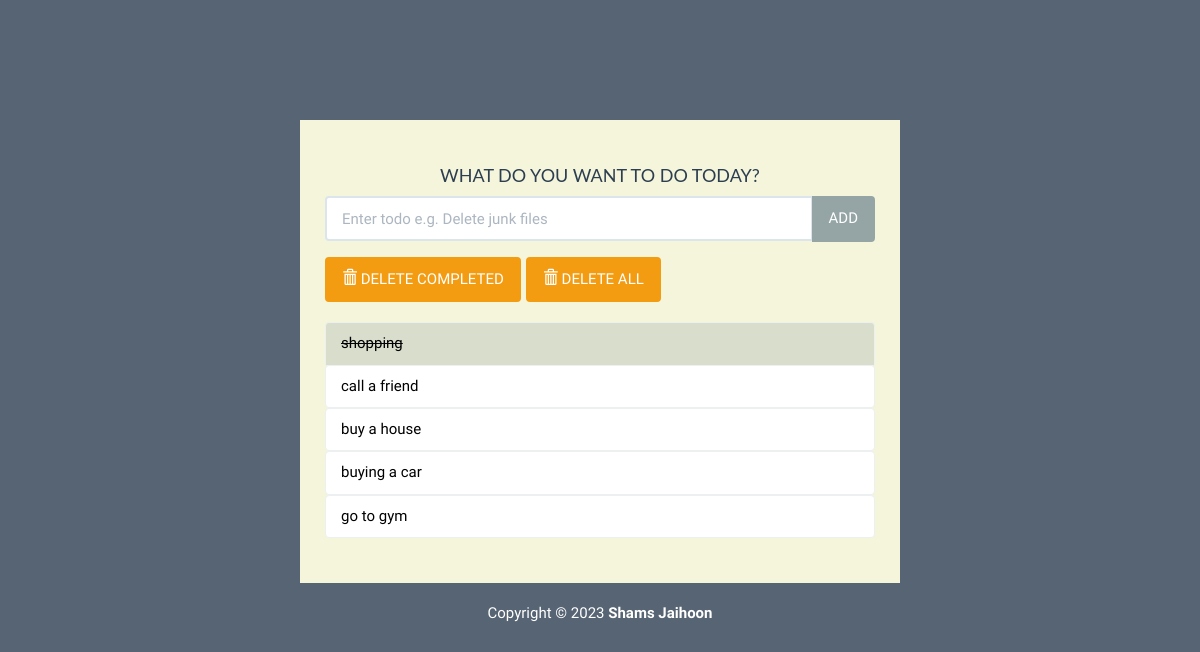
Before: / with the older database file.
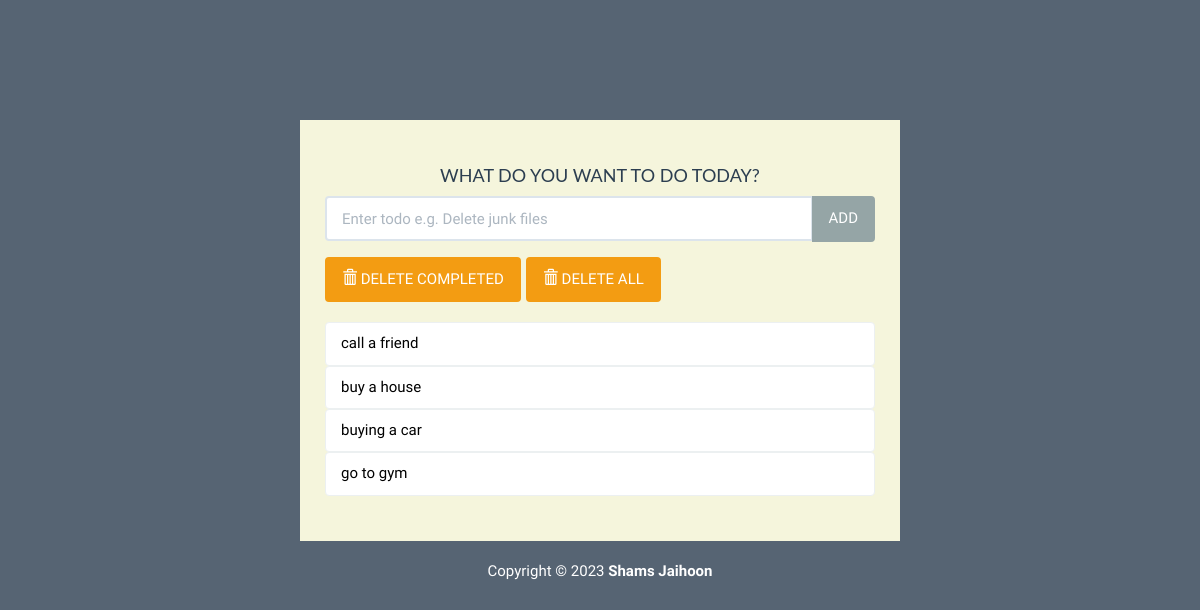
After: the same page with the newer database file.
### todo/models.py (models this page shows, shortened)
class Todo(models.Model):
    text = models.CharField(max_length=40)
    complete = models.BooleanField(default=False)

### todo/views.py (the view)
# urls.py: path('', views.index, name='index'),
def index(request):
    todo_list = Todo.objects.order_by('id')
    form = TodoForm()
    context = {'todo_list' : todo_list, 'form' : form}
    return render(request, 'todo/index.html', context)

### todo/forms.py
class TodoForm(forms.Form):
    text = forms.CharField(max_length=40,
        widget=forms.TextInput(
            attrs={'class' : 'form-control', 'placeholder' : 'Enter todo e.g. Delete junk files', 'aria-label' : 'Todo', 'aria-describedby' : 'add-btn'}))

### todo/templates/todo/index.html (shortened to what this page needs)
{% load static %}
<!DOCTYPE html>
<html lang="en">
<head>
	<link rel="stylesheet" href="{% static 'todo/bs/css/flatly.min.css' %}" />
	<link rel="stylesheet" href="{% static 'todo/styles.css' %}" />
</head>
<body>
	<div class="container-fluid" id="wrapper">
		<div class="row">
			<div class="col-lg-6 col-lg-offset-3" id="content">
				<h2>WHAT DO YOU WANT TO DO TODAY?</h2>
				<form action="{% url 'add' %}" method="POST" role="form">
					<div class="form-group">
						<div class="input-group">
							{{ form.text }}
							<span class="input-group-btn">
								<button type="submit" class="btn btn-default" id="add-btn">ADD</button>
							</span>
						</div>
					</div>
				</form>
				<div class="row t10">
					<div class="col-lg-12">
						<div class="btn-toolbar">
							<div class="btn-group">
								<a href="{% url 'deletecomplete' %}"><button type="button" class="btn btn-warning">
										<i class="glyphicon glyphicon-trash"></i> DELETE COMPLETED
									</button></a>
							</div>
							<div class="btn-group">
								<a href="{% url 'deleteall' %}"><button type="button" class="btn btn-warning">
										<i class="glyphicon glyphicon-trash"></i> DELETE ALL
									</button></a>
							</div>
						</div>
					</div>
				</div>
				<ul class="list-group t20">
					{% for todo in todo_list %}
					{% if todo.complete %}
					<li class="list-group-item todo-completed">{{ todo.text }}</li>
					{% else %}
					<a href="{% url 'complete' todo.id %}">
						<li class="list-group-item">{{ todo.text }}</li>
					</a>
					{% endif %}
					{% endfor %}
				</ul>
			</div>
		</div>
		<footer>
			<div class="row pad">
				<div class="col-lg-12 text-center">
					Copyright &copy; 2023 <strong>Shams Jaihoon</strong>
				</div>
			</div>
		</footer>
	</div>
</body>
</html>

Changed rows visible on the page:
removed Todo: text "shopping"
